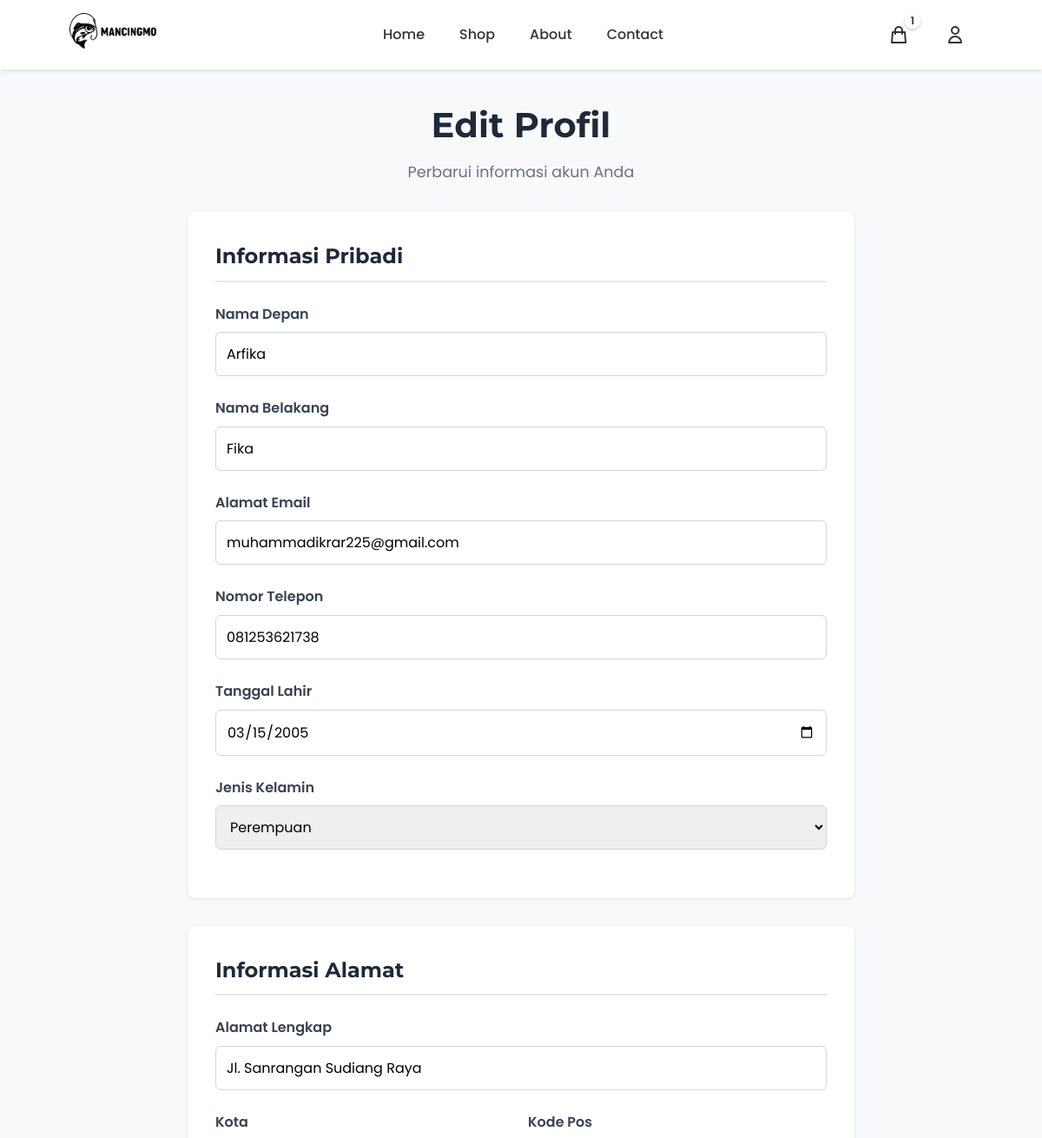
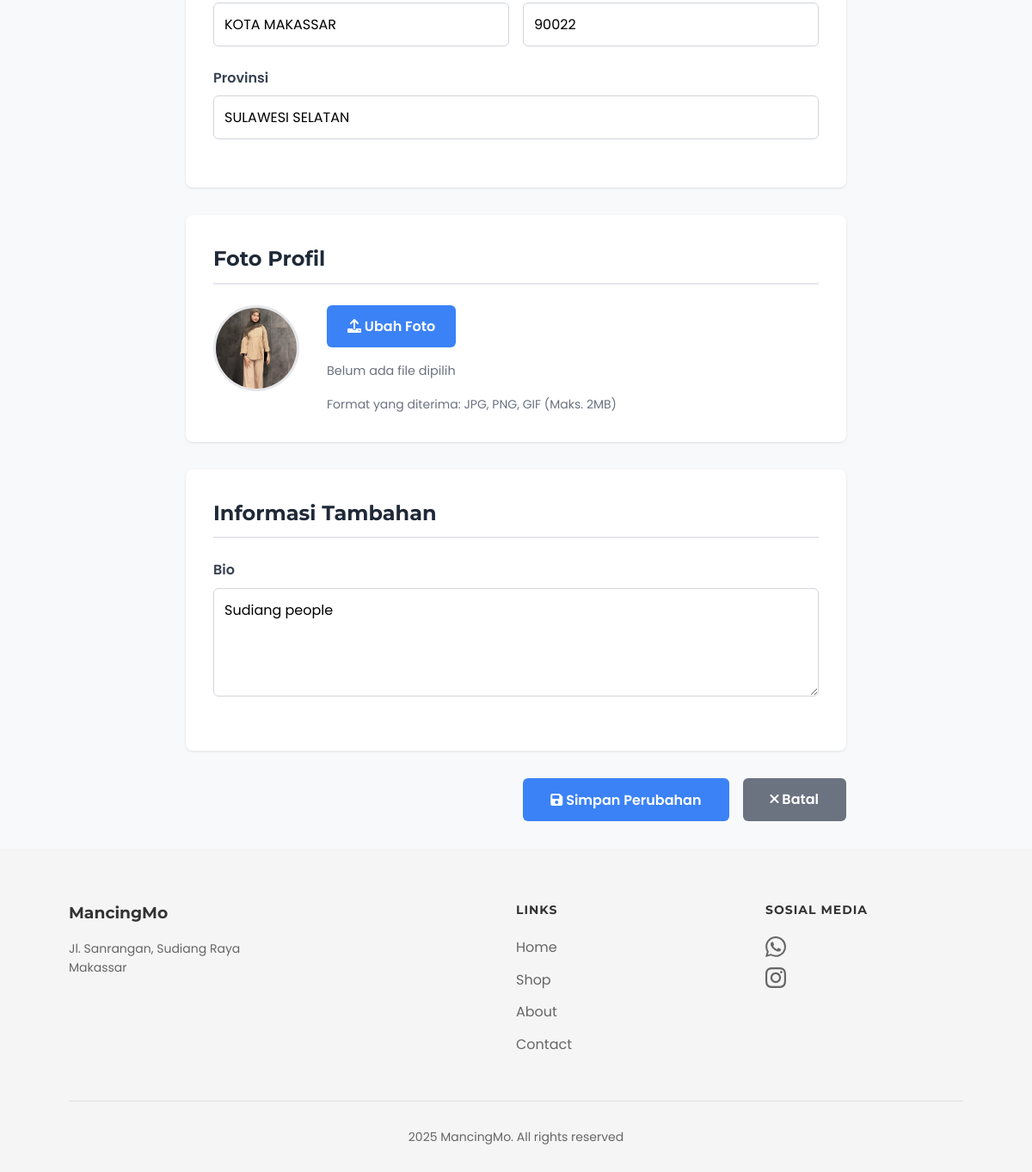
Page /profile/edit/ (signed in) on the committed database (2 pictures, top to bottom).
### products/models.py (models this page shows, shortened)
class Cart(models.Model):
    user = models.OneToOneField(User, on_delete=models.CASCADE, related_name='cart', verbose_name="Pengguna")
    created_at = models.DateTimeField(auto_now_add=True, verbose_name="Dibuat Pada")
    updated_at = models.DateTimeField(auto_now=True, verbose_name="Diperbarui Pada")
    class Meta:
        verbose_name = "Keranjang"
        verbose_name_plural = "Keranjang"
        app_label = 'products'
    @property
    def unique_items_count(self):
        return self.items.count()
    def get_unique_items_count(self):
        return self.unique_items_count

class UserProfile(models.Model):
    GENDER_CHOICES = [
        ('L', 'Laki-laki'),
        ('P', 'Perempuan'),
    ]
    user = models.OneToOneField(User, on_delete=models.CASCADE, related_name='profile', verbose_name="Pengguna")
    photo = models.ImageField(upload_to='profiles/', blank=True, null=True, verbose_name="Foto Profile")
    phone = models.CharField(max_length=20, blank=True, verbose_name="Nomor Telepon")
    whatsapp = models.CharField(max_length=20, blank=True, verbose_name="Nomor WhatsApp")
    birth_date = models.DateField(blank=True, null=True, verbose_name="Tanggal Lahir")
    gender = models.CharField(max_length=1, choices=GENDER_CHOICES, blank=True, verbose_name="Jenis Kelamin")
    address = models.TextField(blank=True, verbose_name="Alamat Lengkap")
    province = models.CharField(max_length=100, blank=True, verbose_name="Provinsi")
    city = models.CharField(max_length=100, blank=True, verbose_name="Kota/Kabupaten")
    district = models.CharField(max_length=100, blank=True, verbose_name="Kecamatan")
    postal_code = models.CharField(max_length=10, blank=True, verbose_name="Kode Pos")
    bio = models.TextField(blank=True, verbose_name="Bio/Deskripsi")
    created_at = models.DateTimeField(auto_now_add=True, verbose_name="Dibuat Pada")
    updated_at = models.DateTimeField(auto_now=True, verbose_name="Diperbarui Pada")
    class Meta:
        verbose_name = "Profile Pengguna"
        verbose_name_plural = "Profile Pengguna"
        app_label = 'products'

### products/views.py (the view, shortened to what this page needs)
# urls.py: path('profile/edit/', views.edit_profile, name='edit_profile'),
@login_required
def edit_profile(request):
    user_profile, created = UserProfile.objects.get_or_create(user=request.user)
    context = {
        'profile': user_profile,
    }
    return render(request, 'registration/edit_profile.html', context)

### templates/registration/edit_profile.html (shortened to what this page needs)
{% extends 'base.html' %}
{% load static %}
{% block content %}
<div class="profile-container">
    <div class="profile-header">
        <h1>Edit Profil</h1>
        <p>Perbarui informasi akun Anda</p>
    </div>
    <div class="profile-content">
        <form method="POST" enctype="multipart/form-data" class="profile-form">
            <div class="form-section">
                <h2>Informasi Pribadi</h2>
                <div class="form-group">
                    <label for="first_name">Nama Depan</label>
                    <input type="text" id="first_name" name="first_name" value="{{ user.first_name }}" class="form-input" required>
                </div>
                <div class="form-group">
                    <label for="last_name">Nama Belakang</label>
                    <input type="text" id="last_name" name="last_name" value="{{ user.last_name }}" class="form-input">
                </div>
                <div class="form-group">
                    <label for="email">Alamat Email</label>
                    <input type="email" id="email" name="email" value="{{ user.email }}" class="form-input" required>
                </div>
                <div class="form-group">
                    <label for="phone">Nomor Telepon</label>
                    <input type="tel" id="phone" name="phone" value="{{ profile.phone }}" class="form-input" placeholder="Contoh: 081234567890">
                </div>
                <div class="form-group">
                    <label for="birth_date">Tanggal Lahir</label>
                    <input type="date" id="birth_date" name="birth_date" value="{% if profile.birth_date %}{{ profile.birth_date|date:'Y-m-d' }}{% endif %}" class="form-input">
                </div>
                <div class="form-group">
                    <label for="gender">Jenis Kelamin</label>
                    <select id="gender" name="gender" class="form-input">
                        <option value="P" {% if profile.gender == 'P' %}selected{% endif %}>Perempuan</option>
                    </select>
                </div>
            </div>
            <div class="form-section">
                <h2>Informasi Alamat</h2>
                <div class="form-group">
                    <label for="address">Alamat Lengkap</label>
                    <input type="text" id="address" name="address" value="{{ profile.address }}" class="form-input" placeholder="Jl. Contoh No. 123">
                </div>
                <div class="form-row">
                    <div class="form-group">
                        <label for="city">Kota</label>
                        <input type="text" id="city" name="city" value="{{ profile.city }}" class="form-input" placeholder="Contoh: Makassar">
                    </div>
                    <div class="form-group">
                        <label for="postal_code">Kode Pos</label>
                        <input type="text" id="postal_code" name="postal_code" value="{{ profile.postal_code }}" class="form-input" placeholder="Contoh: 90222">
                    </div>
                </div>
                <div class="form-group">
                    <label for="province">Provinsi</label>
                    <input type="text" id="province" name="province" value="{{ profile.province }}" class="form-input" placeholder="Contoh: Sulawesi Selatan">
                </div>
            </div>
            <div class="form-section">
                <h2>Foto Profil</h2>
                <div class="profile-picture-section">
                    <div class="current-photo">
                        {% if profile.photo %}
                            <img src="{{ profile.photo.url }}" alt="Foto Profil Saat Ini" class="profile-photo">
                        {% else %}
                            <div class="default-photo">
                                <i class="fas fa-user"></i>
                            </div>
                        {% endif %}
                    </div>
                    <div class="upload-section">
                        <label class="upload-label">
                            <i class="fas fa-upload"></i> Ubah Foto
                        </label>
                        <div class="file-info">
                            <span id="file-name">Belum ada file dipilih</span>
                        </div>
                        <p class="file-requirements">Format yang diterima: JPG, PNG, GIF (Maks. 2MB)</p>
                    </div>
                </div>
            </div>
            <div class="form-section">
                <h2>Informasi Tambahan</h2>
                <div class="form-group">
                    <label for="bio">Bio</label>
                    <textarea id="bio" name="bio" class="form-input" rows="4" placeholder="Ceritakan tentang diri Anda...">{{ profile.bio }}</textarea>
                </div>
            </div>
            <div class="form-actions">
                <button type="submit" class="btn-primary">
                    <i class="fas fa-save"></i> Simpan Perubahan
                </button>
                <a href="{% url 'profile' %}" class="btn-secondary">
                    <i class="fas fa-times"></i> Batal
                </a>
            </div>
        </form>
    </div>
</div>
{% endblock %}

### templates/includes/header.html (shortened to what this page needs)
{% load static %}
<nav>
    <div class="logo">
        <a href="{% url 'home' %}">
            <img src="{% static 'image/logo mancingmo.png' %}" alt="MancingMo Logo">
        </a>
    </div>
    <ul class="nav-links">
        <li><a href="{% url 'home' %}">Home</a></li>
        <li><a href="{% url 'shop' %}">Shop</a></li>
        <li><a href="{% url 'about' %}">About</a></li>
        <li><a href="{% url 'contact' %}">Contact</a></li>
    </ul>
    <div class="nav-icons">
        <a href="{% url 'cart' %}" class="icon-link cart-icon-wrapper">
            <svg fill="none" stroke="currentColor" viewBox="0 0 24 24">
                <path stroke-linecap="round" stroke-linejoin="round" stroke-width="2" d="M16 11V7a4 4 0 00-8 0v4M5 9h14l1 12H4L5 9z"/>
            </svg>
            {% if user.is_authenticated %}
                {% if user.cart.get_unique_items_count > 0 %}
                <span class="cart-badge" id="cartBadge">{{ user.cart.get_unique_items_count }}</span>
                {% else %}
                <span class="cart-badge" id="cartBadge" style="display: none;"></span>
                {% endif %}
            {% endif %}
        </a>
        {% if user.is_authenticated %}
        <div class="user-menu">
            <button class="user-btn">
                <svg fill="none" stroke="currentColor" viewBox="0 0 24 24">
                    <path stroke-linecap="round" stroke-linejoin="round" stroke-width="2" d="M16 7a4 4 0 11-8 0 4 4 0 018 0zM12 14a7 7 0 00-7 7h14a7 7 0 00-7-7z"/>
                </svg>
            </button>
        </div>
        {% endif %}
    </div>
</nav>

### static/css/header.css (style rules this page uses)
nav { display: flex; justify-content: space-between; align-items: center; padding: 15px 80px; background: white; box-shadow: 0 2px 5px rgba(0,0,0,0.1); height: 80px; }
.logo { display: flex; align-items: center; font-weight: bold; font-size: 20px; }
.logo img { width: 100px; height: 100px; margin-right: 10px; object-fit: contain; }
.nav-links { display: flex; gap: 40px; list-style: none; }
.nav-links a { text-decoration: none; color: #333; font-weight: 500; transition: color 0.3s; }
.nav-icons { display: flex; gap: 25px; align-items: center; }
.nav-icons a { text-decoration: none; color: #333; display: flex; flex-direction: column; align-items: center; gap: 5px; }
.nav-icons a svg { width: 24px; height: 24px; color: #333; stroke: #333; }
.nav-icons a span { font-size: 12px; color: #333; line-height: 1; white-space: nowrap; }
.cart-icon-wrapper { position: relative; display: flex; align-items: center; justify-content: center; width: 40px; height: 40px; }
.cart-badge { position: absolute; top: -5px; right: -5px; background: transparent; color: white; font-size: 11px; font-weight: 600; min-width: 18px; height: 18px; border-radius: 9px; display: flex; align-items: center; justify-content: center; padding: 0 5px; box-shadow: 0 2px 4px rgba(0, 0, 0, 0.2); border: 2px solid white; z-index: 10; }
.user-menu { position: relative; }
.user-btn { display: flex; align-items: center; justify-content: center; width: 40px; height: 40px; padding: 0; background: transparent; border: none; cursor: pointer; transition: all 0.3s ease; color: #333; }
.user-btn svg { width: 24px; height: 24px; }
.icon-link { display: flex; align-items: center; justify-content: center; width: 40px; height: 40px; color: #333; transition: all 0.3s ease; }

### static/css/edit_profile.css (style rules this page uses)
.profile-container { max-width: 800px; margin: 2rem auto; padding: 0 1rem; }
.profile-header { text-align: center; margin-bottom: 2rem; }
.profile-header h1 { font-size: 2.5rem; color: #1f2937; margin-bottom: 0.5rem; }
.profile-header p { color: #6b7280; font-size: 1.1rem; }
.profile-content { width: 100%; }
.profile-form { width: 100%; }
.form-section { background: white; padding: 2rem; margin-bottom: 2rem; border-radius: 8px; box-shadow: 0 1px 3px rgba(0, 0, 0, 0.1); }
.form-section h2 { font-size: 1.5rem; color: #1f2937; margin-bottom: 1.5rem; border-bottom: 2px solid #e5e7eb; padding-bottom: 0.5rem; }
.form-group { margin-bottom: 1.5rem; }
.form-group label { display: block; margin-bottom: 0.5rem; font-weight: 600; color: #374151; }
.form-input { width: 100%; padding: 0.75rem; border: 1px solid #d1d5db; border-radius: 6px; font-size: 1rem; transition: border-color 0.2s; font-family: 'Poppins', sans-serif; }
.form-row { display: grid; grid-template-columns: 1fr 1fr; gap: 1rem; }
.profile-picture-section { display: flex; align-items: flex-start; gap: 2rem; }
.current-photo { flex-shrink: 0; }
.profile-photo { width: 100px; height: 100px; border-radius: 50%; object-fit: cover; border: 3px solid #e5e7eb; }
.upload-section { flex: 1; }
.upload-label { display: inline-block; background: #3b82f6; color: white; padding: 0.75rem 1.5rem; border-radius: 6px; cursor: pointer; font-weight: 600; transition: background-color 0.2s; font-family: 'Poppins', sans-serif; }
.file-info { margin: 1rem 0; color: #6b7280; font-size: 0.9rem; }
.file-requirements { color: #6b7280; font-size: 0.875rem; margin-top: 0.5rem; }
.form-actions { display: flex; gap: 1rem; justify-content: flex-end; margin-top: 2rem; }
.btn-primary { background: #3b82f6; color: white; padding: 0.75rem 2rem; border: none; border-radius: 6px; font-weight: 600; cursor: pointer; transition: background-color 0.2s; font-family: 'Poppins', sans-serif; font-size: 1rem; }
.btn-secondary { background: #6b7280; color: white; padding: 0.75rem 2rem; border: none; border-radius: 6px; font-weight: 600; cursor: pointer; text-decoration: none; display: inline-block; text-align: center; transition: background-color 0.2s; font-family: 'Poppins', sans-serif; font-size: 1rem; }

### templates/base.html (style rules this page uses)
* { margin: 0; padding: 0; box-sizing: border-box; }
body { font-family: 'Poppins', sans-serif; color: #333; background-color: #f8f9fa; line-height: 1.6; min-height: 100vh; display: flex; flex-direction: column; }
h1, h2, h3, h4, h5, h6 { font-family: 'Montserrat', sans-serif; }

### rows in the picture
UserProfile: phone "081253621738", birth_date "03/15/2005", gender "Perempuan", address "Jl. Sanrangan Sudiang Raya", city "KOTA MAKASSAR", postal_code "90022", province "SULAWESI SELATAN", photo (picture), bio "Sudiang people"

### other values in the picture
{{ user.cart.get_unique_items_count }} "1"
